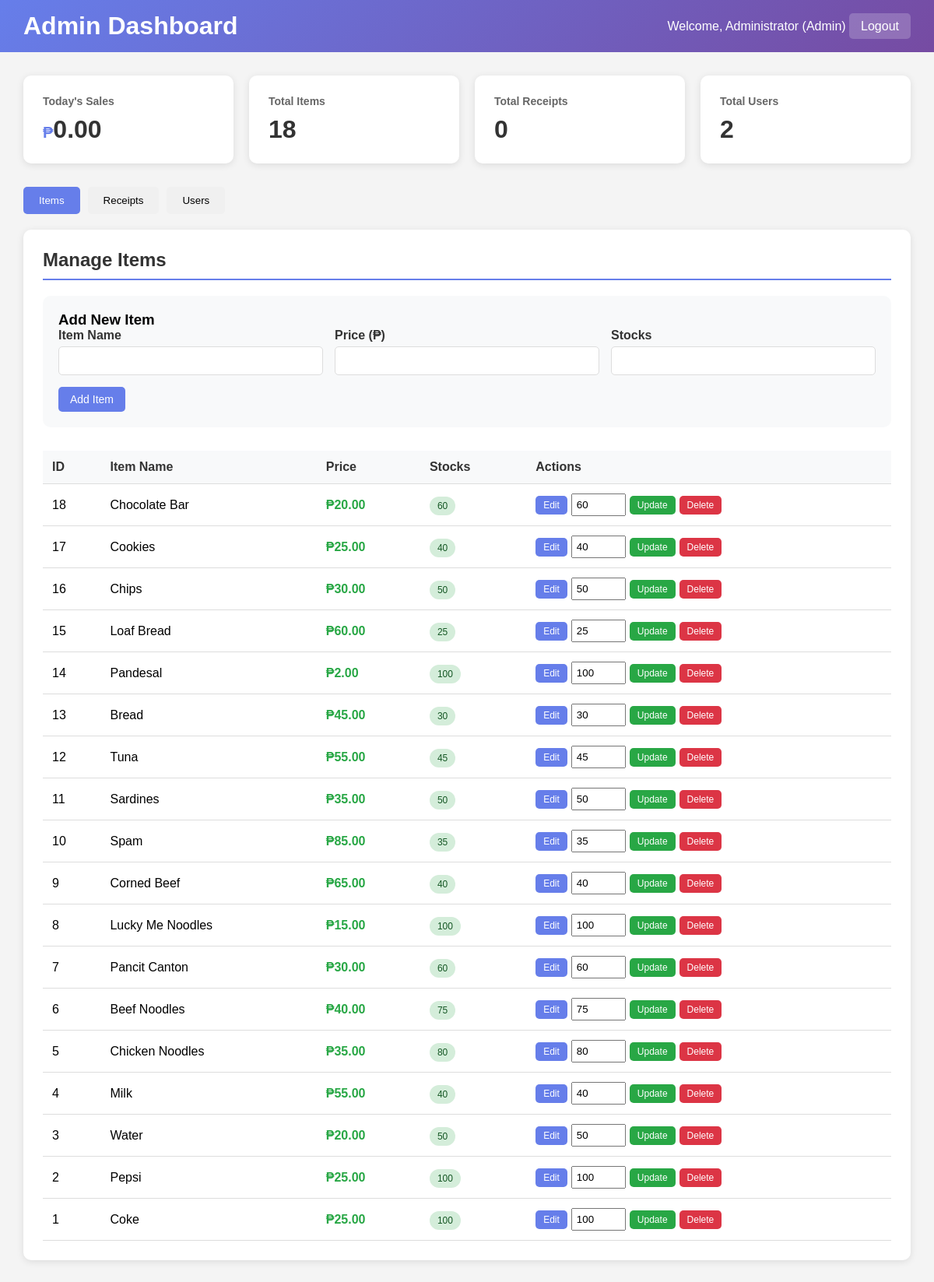
/dashboard.php (signed in), run on the app's committed database.
### tables this page shows
CREATE TABLE IF NOT EXISTS items (
    item_id INT AUTO_INCREMENT PRIMARY KEY,
    item_name VARCHAR(255) NOT NULL,
    item_price DECIMAL(10,2) NOT NULL,
    item_stocks INT NOT NULL DEFAULT 0,
    item_image VARCHAR(255) DEFAULT NULL,
    category_id INT NOT NULL,
    created_at TIMESTAMP DEFAULT CURRENT_TIMESTAMP,
    updated_at TIMESTAMP DEFAULT CURRENT_TIMESTAMP ON UPDATE CURRENT_TIMESTAMP,
    FOREIGN KEY (category_id) REFERENCES categories(category_id) ON DELETE RESTRICT
);

### dashboard.php (the view, shortened to what this page needs)
<?php
require_once 'db.php';
$items_result = $conn->query("SELECT * FROM items ORDER BY item_id DESC");
$items_list = [];
while ($row = $items_result->fetch_assoc()) {
    $items_list[] = $row;
}
$receipts_result = $conn->query("SELECT * FROM receipts ORDER BY receipt_id DESC");
$receipts_list = [];
while ($row = $receipts_result->fetch_assoc()) {
    $receipts_list[] = $row;
}
$users_result = $conn->query("SELECT * FROM users ORDER BY user_id DESC");
$users_list = [];
while ($row = $users_result->fetch_assoc()) {
    $users_list[] = $row;
}
$today = date('Y-m-d');
$today_sales_result = $conn->query("SELECT SUM(total_price) as total FROM receipts WHERE receipt_date = '$today'");
$today_sales = 0;
if ($today_sales_result && $row = $today_sales_result->fetch_assoc()) {
    $today_sales = $row['total'] ?? 0;
}
?>
<!DOCTYPE html>
<html lang="en">
<head>
</head>
<body>
    <div class="navbar">
        <h1>Admin Dashboard</h1>
        <div class="user-info">
            <span>Welcome, <?php echo $_SESSION['full_name']; ?> (Admin)</span>
            <a href="logout.php">Logout</a>
        </div>
    </div>
    <div class="container">
        <div class="cards">
            <div class="card">
                <h3>Today's Sales</h3>
                <div class="value"><span class="peso">₱</span><?php echo number_format($today_sales, 2); ?></div>
            </div>
            <div class="card">
                <h3>Total Items</h3>
                <div class="value"><?php echo count($items_list); ?></div>
            </div>
            <div class="card">
                <h3>Total Receipts</h3>
                <div class="value"><?php echo count($receipts_list); ?></div>
            </div>
            <div class="card">
                <h3>Total Users</h3>
                <div class="value"><?php echo count($users_list); ?></div>
            </div>
        </div>
        <div class="tabs">
            <button class="tab active" onclick="showTab('items')">Items</button>
            <button class="tab" onclick="showTab('receipts')">Receipts</button>
            <button class="tab" onclick="showTab('users')">Users</button>
        </div>
        <div id="items" class="tab-content active">
            <div class="section">
                <h2>Manage Items</h2>
                <form method="POST" style="margin-bottom: 30px; padding: 20px; background: #f8f9fa; border-radius: 10px;">
                    <h3>Add New Item</h3>
                    <div style="display: grid; grid-template-columns: repeat(3, 1fr); gap: 15px;">
                        <div class="form-group">
                            <label>Item Name</label>
                            <input type="text" name="item_name" required>
                        </div>
                        <div class="form-group">
                            <label>Price (₱)</label>
                            <input type="number" name="item_price" step="0.01" required>
                        </div>
                        <div class="form-group">
                            <label>Stocks</label>
                            <input type="number" name="item_stocks" required>
                        </div>
                    </div>
                    <button type="submit" name="add_item" class="btn btn-primary">Add Item</button>
                </form>
                <table>
                    <thead>
                        <tr>
                            <th>ID</th>
                            <th>Item Name</th>
                            <th>Price</th>
                            <th>Stocks</th>
                            <th>Actions</th>
                        </tr>
                    </thead>
                    <tbody>
                        <?php foreach ($items_list as $item): ?>
                            <tr>
                                <td><?php echo $item['item_id']; ?></td>
                                <td><?php echo htmlspecialchars($item['item_name']); ?></td>
                                <td class="price">₱<?php echo number_format($item['item_price'], 2); ?></td>
                                <td>
                                    <?php if ($item['item_stocks'] > 10): ?>
                                        <span class="stock-badge stock-high"><?php echo $item['item_stocks']; ?></span>
                                    <?php elseif ($item['item_stocks'] > 0): ?>
                                        <span class="stock-badge stock-low"><?php echo $item['item_stocks']; ?></span>
                                    <?php else: ?>
                                        <span class="stock-badge stock-out">Out of Stock</span>
                                    <?php endif; ?>
                                </td>
                                <td>
                                    <div class="action-buttons">
                                        <button type="button" class="btn btn-primary btn-sm" onclick="showEditModal(<?php echo $item['item_id']; ?>, '<?php echo htmlspecialchars($item['item_name']); ?>', <?php echo $item['item_price']; ?>)">Edit</button>
                                        <input type="number" class="stock-input" id="stock_<?php echo $item['item_id']; ?>" value="<?php echo $item['item_stocks']; ?>">
                                        <button type="button" class="btn btn-success btn-sm" onclick="updateStocks(<?php echo $item['item_id']; ?>)">Update</button>
                                        <button type="button" class="btn btn-danger btn-sm" onclick="deleteItem(<?php echo $item['item_id']; ?>)">Delete</button>
                                    </div>
                                </td>
                            </tr>
                        <?php endforeach; ?>
                    </tbody>
                </table>
            </div>
        </div>
    </div>
</body>
</html>

### dashboard.php (style rules this page uses)
* { margin: 0; padding: 0; box-sizing: border-box; font-family: Arial, sans-serif; }
body { background: #f4f4f4; }
.navbar { background: linear-gradient(135deg, #667eea 0%, #764ba2 100%); padding: 15px 30px; color: white; display: flex; justify-content: space-between; align-items: center; }
.navbar h1 { font-size: 24pxnavbar .user-info; }
.navbar a { color: white; text-decoration: none; padding: 8px 15px; background: rgba(255,255,255,0.2); border-radius: 5px; }
.container { padding: 30px; }
.cards { display: grid; grid-template-columns: repeat(auto-fit, minmax(250px, 1fr)); gap: 20px; margin-bottom: 30px; }
.card { background: white; padding: 25px; border-radius: 10px; box-shadow: 0 2px 10px rgba(0,0,0,0.1); }
.card h3 { color: #666; font-size: 14px; margin-bottom: 10px; }
.card .value { font-size: 32px; font-weight: bold; color: #333; }
.card .peso { font-size: 20px; color: #667eea; }
.section { background: white; padding: 25px; border-radius: 10px; box-shadow: 0 2px 10px rgba(0,0,0,0.1); margin-bottom: 30px; }
.section h2 { margin-bottom: 20px; color: #333; border-bottom: 2px solid #667eea; padding-bottom: 10px; }
table { width: 100%; border-collapse: collapse; }
th, td { padding: 12px; text-align: left; border-bottom: 1px solid #ddd; }
th { background: #f8f9fa; color: #333; font-weight: bold; }
.btn { padding: 8px 15px; border: none; border-radius: 5px; cursor: pointer; font-size: 14px; }
.btn-danger { background: #dc3545; color: white; }
.btn-success { background: #28a745; color: white; }
.btn-primary { background: #667eea; color: white; }
.btn-sm { padding: 5px 10px; font-size: 12px; }
.form-group { margin-bottom: 15px; }
.form-group label { display: block; margin-bottom: 5px; color: #333; font-weight: bold; }
.form-group input { width: 100%; padding: 10px; border: 1px solid #ddd; border-radius: 5px; }
.tabs { display: flex; gap: 10px; margin-bottom: 20px; }
.tab { padding: 10px 20px; background: #f0f0f0; border: none; border-radius: 5px; cursor: pointer; }
.tab.active { background: #667eea; color: white; }
.tab-content { display: none; }
.tab-content.active { display: block; }
.price { color: #28a745; font-weight: bold; }
.stock-badge { padding: 5px 10px; border-radius: 15px; font-size: 12px; }
.stock-high { background: #d4edda; color: #155724; }
.action-buttons { display: flex; gap: 5px; align-items: center; }
.stock-input { width: 70px !important; padding: 5px !important; }

### data on the page
items: item_id "18", item_name "Chocolate Bar", item_price "20.00", item_stocks "60"
items: item_id "17", item_name "Cookies", item_price "25.00", item_stocks "40"
items: item_id "16", item_name "Chips", item_price "30.00", item_stocks "50"
items: item_id "15", item_name "Loaf Bread", item_price "60.00", item_stocks "25"
items: item_id "14", item_name "Pandesal", item_price "2.00", item_stocks "100"
items: item_id "13", item_name "Bread", item_price "45.00", item_stocks "30"
items: item_id "12", item_name "Tuna", item_price "55.00", item_stocks "45"
items: item_id "11", item_name "Sardines", item_price "35.00", item_stocks "50"
items: item_id "10", item_name "Spam", item_price "85.00", item_stocks "35"
items: item_id "9", item_name "Corned Beef", item_price "65.00", item_stocks "40"
items: item_id "8", item_name "Lucky Me Noodles", item_price "15.00", item_stocks "100"
items: item_id "7", item_name "Pancit Canton", item_price "30.00", item_stocks "60"
items: item_id "6", item_name "Beef Noodles", item_price "40.00", item_stocks "75"
items: item_id "5", item_name "Chicken Noodles", item_price "35.00", item_stocks "80"
items: item_id "4", item_name "Milk", item_price "55.00", item_stocks "40"
items: item_id "3", item_name "Water", item_price "20.00", item_stocks "50"
items: item_id "2", item_name "Pepsi", item_price "25.00", item_stocks "100"
items: item_id "1", item_name "Coke", item_price "25.00", item_stocks "100"

### other printed values
$_SESSION['full_name'] "Administrator"
$today_sales "0.00"
count($items_list) "18"
count($receipts_list) "0"
count($users_list) "2"
